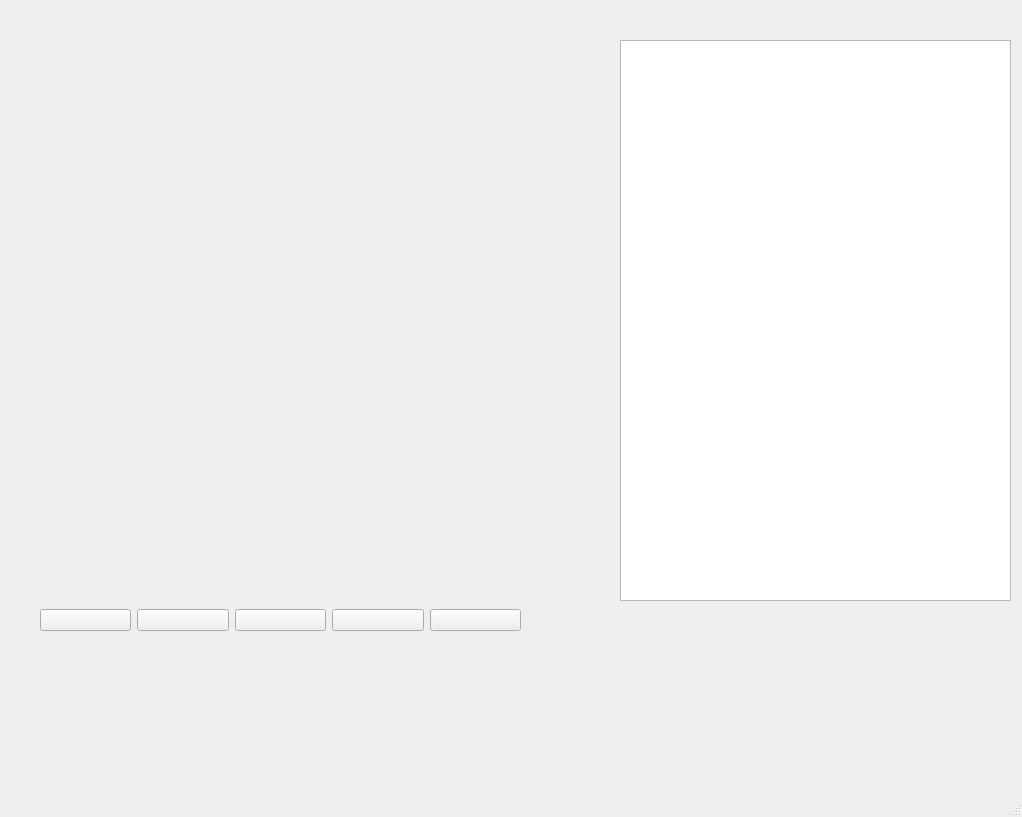
<?xml version="1.0" encoding="UTF-8"?>
<ui version="4.0">
 <class>MainWindow</class>
 <widget class="QMainWindow" name="MainWindow">
  <property name="geometry">
   <rect>
    <x>0</x>
    <y>0</y>
    <width>1022</width>
    <height>817</height>
   </rect>
  </property>
  <property name="windowTitle">
   <string>MainWindow</string>
  </property>
  <widget class="QWidget" name="centralwidget">
   <widget class="QWidget" name="widget" native="true">
    <property name="geometry">
     <rect>
      <x>40</x>
      <y>580</y>
      <width>481</width>
      <height>81</height>
     </rect>
    </property>
    <layout class="QHBoxLayout" name="horizontalLayout">
     <item>
      <widget class="QPushButton" name="prevBtn">
       <property name="text">
        <string/>
       </property>
      </widget>
     </item>
     <item>
      <widget class="QPushButton" name="playBtn">
       <property name="text">
        <string/>
       </property>
      </widget>
     </item>
     <item>
      <widget class="QPushButton" name="nextBtn">
       <property name="text">
        <string/>
       </property>
      </widget>
     </item>
     <item>
      <widget class="QPushButton" name="modeBtn">
       <property name="text">
        <string/>
       </property>
      </widget>
     </item>
     <item>
      <widget class="QPushButton" name="listBtn">
       <property name="text">
        <string/>
       </property>
      </widget>
     </item>
    </layout>
   </widget>
   <widget class="QListWidget" name="music_list">
    <property name="geometry">
     <rect>
      <x>620</x>
      <y>40</y>
      <width>391</width>
      <height>561</height>
     </rect>
    </property>
    <property name="autoFillBackground">
     <bool>false</bool>
    </property>
   </widget>
   <widget class="QWidget" name="lyricWidget" native="true">
    <property name="geometry">
     <rect>
      <x>30</x>
      <y>100</y>
      <width>581</width>
      <height>431</height>
     </rect>
    </property>
   </widget>
  </widget>
  <widget class="QMenuBar" name="menubar">
   <property name="geometry">
    <rect>
     <x>0</x>
     <y>0</y>
     <width>1022</width>
     <height>20</height>
    </rect>
   </property>
  </widget>
  <widget class="QStatusBar" name="statusbar"/>
 </widget>
 <resources/>
 <connections/>
</ui>
